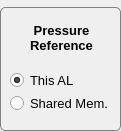
  <widget class="QGroupBox" name="GB_JointSelection_12">
   <property name="geometry">
    <rect>
     <x>365</x>
     <y>350</y>
     <width>121</width>
     <height>131</height>
    </rect>
   </property>
   <property name="font">
    <font>
     <weight>75</weight>
     <bold>true</bold>
    </font>
   </property>
   <property name="styleSheet">
    <string notr="true">QGroupBox {
    border: 1px solid gray;
    border-radius: 5px;
    margin-top: 7px;
}

QGroupBox::title {
    subcontrol-origin: margin;
    left: 8px;
    padding: 0 3px 0 3px;
}
</string>
   </property>
   <property name="title">
    <string/>
   </property>
   <widget class="QRadioButton" name="RBTN_PS_REF_SM">
    <property name="geometry">
     <rect>
      <x>10</x>
      <y>93</y>
      <width>111</width>
      <height>20</height>
     </rect>
    </property>
    <property name="font">
     <font>
      <pointsize>10</pointsize>
     </font>
    </property>
    <property name="text">
     <string>Shared Mem.</string>
    </property>
   </widget>
   <widget class="QLabel" name="label_32">
    <property name="geometry">
     <rect>
      <x>16</x>
      <y>17</y>
      <width>91</width>
      <height>41</height>
     </rect>
    </property>
    <property name="font">
     <font>
      <pointsize>10</pointsize>
      <weight>75</weight>
      <bold>true</bold>
     </font>
    </property>
    <property name="text">
     <string>Pressure
Reference</string>
    </property>
    <property name="alignment">
     <set>Qt::AlignCenter</set>
    </property>
   </widget>
   <widget class="QRadioButton" name="RBTN_PS_REF_THISAL">
    <property name="geometry">
     <rect>
      <x>10</x>
      <y>70</y>
      <width>81</width>
      <height>20</height>
     </rect>
    </property>
    <property name="font">
     <font>
      <pointsize>10</pointsize>
     </font>
    </property>
    <property name="text">
     <string>This AL</string>
    </property>
    <property name="checked">
     <bool>true</bool>
    </property>
   </widget>
  </widget>
